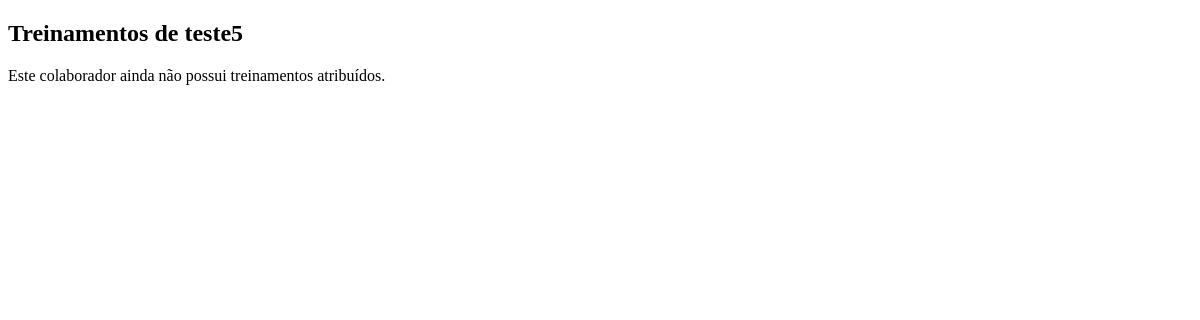
The app's page /colaboradores/treinamentos/1/, older data.
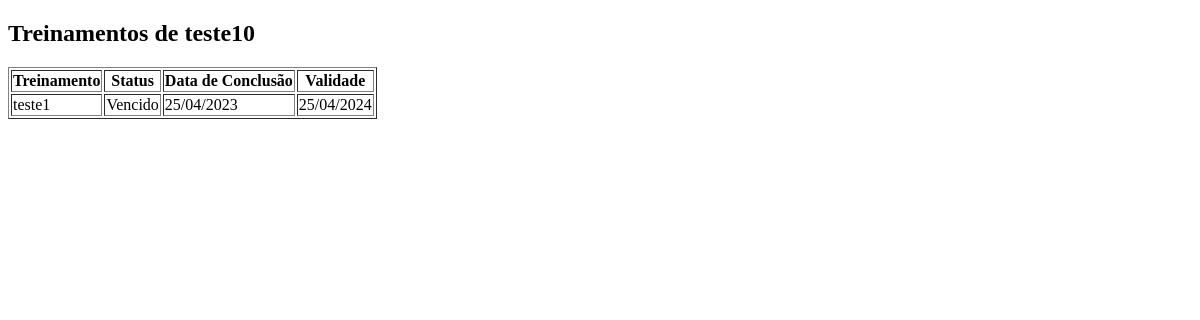
The same page, newer data.
### colaboradores/models.py (models this page shows, shortened)
class Colaborador(models.Model):
    nome = models.CharField(max_length=50)
    sobrenome = models.CharField(max_length=50)
    cpf = models.CharField(max_length=11)
    data_nascimento = models.DateField()
    email = models.EmailField(unique=True)
    telefone = models.CharField(max_length=15, blank=True)
    cargo = models.CharField(max_length=100)
    matricula = models.IntegerField(unique=True, null=True, blank=True)
    data_admissao = models.DateField()
    usuario = models.OneToOneField(Conta, on_delete=models.CASCADE, related_name='colaborador', null=True, blank=True)
    treinamentos = models.ManyToManyField(Treinamento, through='TreinamentoColaborador', related_name='colaboradores_inscritos', blank=True)

class TreinamentoColaborador(models.Model):
    colaborador = models.ForeignKey(Colaborador, on_delete=models.CASCADE)
    treinamento = models.ForeignKey(Treinamento, on_delete=models.CASCADE)
    data_conclusao = models.DateField(null=True, blank=True)
    data_validade_treinamento = models.DateField(null=True, blank=True)
    STATUS_CHOICES = [
        ('pendente', 'Pendente'),
        ('valido', 'Válido'),
        ('vencido', 'Vencido'),
    ]
    status = models.CharField(max_length=10, choices=STATUS_CHOICES, default='pendente')

### treinamentos/models.py (models this page shows, shortened)
class Treinamento(models.Model):
    STATUS_CHOICES = [
        ('naorealizado', 'Não Realizado'),
        ('emandamento', 'Em aplicação'),
        ('concluido', 'Concluído')
    ]
    nome = models.CharField(max_length=200)
    descricao = models.CharField(max_length=200)
    status = models.CharField(max_length=20, choices=STATUS_CHOICES, default='naorealizado')
    prazo_validade = models.IntegerField(help_text='Validade do treinamento em meses')
    colaboradores = models.ManyToManyField('colaboradores.Colaborador', through='colaboradores.TreinamentoColaborador', related_name='treinamentos_associados')

### colaboradores/views.py (the view)
# urls.py: path('treinamentos/<int:colaborador_id>/', views.listar_treinamentos_colaborador, name='listar_treinamentos_colaborador'),
def listar_treinamentos_colaborador(request, colaborador_id):
    colaborador = get_object_or_404(Colaborador, id=colaborador_id)
    treinamentos_relacionados = TreinamentoColaborador.objects.filter(colaborador=colaborador)
    return render(request, 'colaboradores/listar_treinamentos_colaborador.html', {
        'colaborador': colaborador,
        'treinamentos_relacionados': treinamentos_relacionados
    })

### colaboradores/templates/colaboradores/listar_treinamentos_colaborador.html (shortened to what this page needs)
<!DOCTYPE html>
<html lang="pt-br">
<head>
</head>
<body>
    <h2>Treinamentos de {{ colaborador.nome }}</h2>
    {% if treinamentos_relacionados %}
        <table border="1">
        <thead>
            <tr>
            <th>Treinamento</th>
            <th>Status</th>
            <th>Data de Conclusão</th>
            <th>Validade</th>
            </tr>
        </thead>
        <tbody>
            {% for relacao in treinamentos_relacionados %}
            <tr>
                <td>{{ relacao.treinamento.nome }}</td>
                <td>{{ relacao.get_status_display }}</td>
                <td>{{ relacao.data_conclusao|default:"-"|date:"d/m/Y" }}</td>
                <td>{{ relacao.data_validade_treinamento|default:"-"|date:"d/m/Y" }}</td>
            </tr>
            {% endfor %}
        </tbody>
        </table>
    {% else %}
        <p>Este colaborador ainda não possui treinamentos atribuídos.</p>
    {% endif %}
</body>
</html>

Row changes from the older to the newer data that the page shows:
changed Colaborador: nome "teste5" → "teste10"
added TreinamentoColaborador: treinamento.nome "teste1", status "Vencido", data_conclusao "25/04/2023", data_validade_treinamento "25/04/2024"
Text that changed along with them:
text no longer shown: "Este colaborador ainda não possui treinamentos atribuídos."
text now shown: "Treinamento Status Data de Conclusão Validade"
